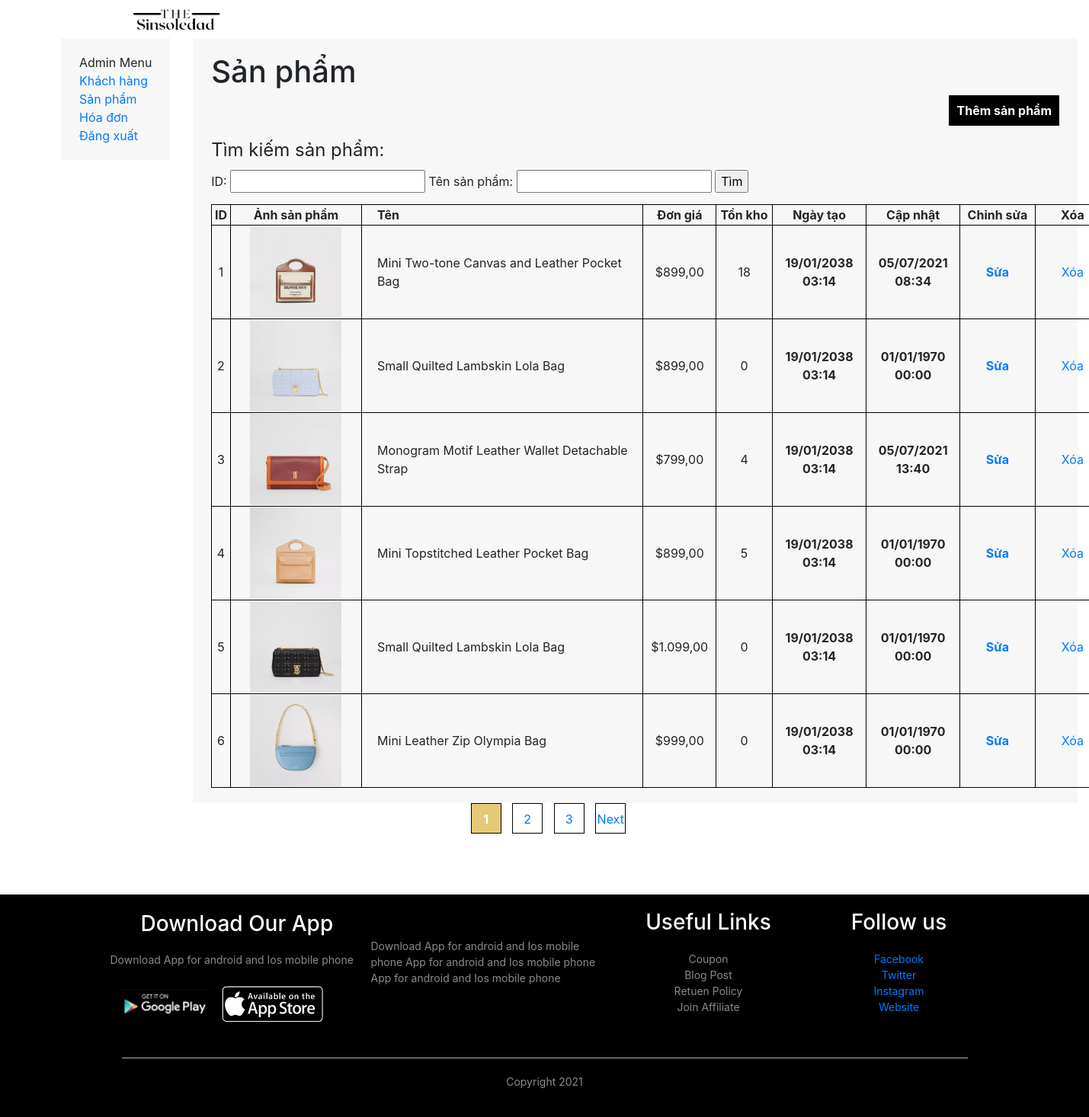
/admin/product.php (signed in), run on the app's committed database.
### tables this page shows
CREATE TABLE `producttbl` (
  `proid` int(11) NOT NULL,
  `proname` varchar(50) NOT NULL,
  `available` int(20) NOT NULL,
  `img` text NOT NULL,
  `second_img` text NOT NULL,
  `proprice` int(11) NOT NULL,
  `rate` float NOT NULL,
  `content` text NOT NULL,
  `created_time` int(11) DEFAULT NULL,
  `last_update` int(11) DEFAULT NULL
);

### admin/product.php (the view, shortened to what this page needs)
<?php
    include 'header.php';
    include '../connect/connect_db.php';
    $config_name = "product";
    $config_title = "sản phẩm";
    if (!empty($_SESSION['current_user'])) {
    $item_per_page = (!empty($_GET['per_page'])) ? $_GET['per_page'] : 6;
    $current_page = (!empty($_GET['page'])) ? $_GET['page'] : 1;
    $offset = ($current_page - 1) * $item_per_page;
    if(!empty($where)){
        $totalRecords = mysqli_query($con, "SELECT * FROM `producttbl` WHERE (".$where.")");
    }else{
        $totalRecords = mysqli_query($con, "SELECT * FROM `producttbl`");
    }
    $totalRecords = $totalRecords->num_rows;
    $totalPages = ceil($totalRecords / $item_per_page);
    if(!empty($where)){
        $products = mysqli_query($con, "SELECT * FROM `producttbl` where (".$where.") ORDER BY `proid` LIMIT " . $item_per_page . " OFFSET " . $offset);
    }else{
        $products = mysqli_query($con, "SELECT * FROM `producttbl` ORDER BY `proid` LIMIT " . $item_per_page . " OFFSET " . $offset);
    }
?>
<div class="container-fluid product-container">
    <div class="row">
        <div class="col-lg-2">
            <div class="side-bar">
            <div class="left-menu">
                <div class="menu-heading">Admin Menu</div>
                    <div class="menu-items">
                        <a href="customer.php">Khách hàng</a>
                        <a href="product.php">Sản phẩm</a>
                        <a href="order.php">Hóa đơn</a>
                        <a href="logout.php">Đăng xuất</a>
                    </div>
                </div>
            </div>
        </div>
        <div class="col-10">
            <div id="cart-form">
                <h1>Sản phẩm</h1>
				<div class="buttons">
                    <a href="./edit_<?=$config_name?>.php">Thêm <?=$config_title?></a>
                </div>
                <div class="listing-search">
                    <form id="<?=$config_name?>-search-form" action="<?=$config_name?>.php?action=search" method="POST">
                        <fieldset>
                            <legend>Tìm kiếm <?=$config_title?>:</legend>
                            ID: <input type="text" name="proid" value="<?=!empty($id)?$id:""?>" />
                            Tên <?=$config_title?>: <input type="text" name="proname" value="<?=!empty($name)?$name:""?>" />
                            <input type="submit" class="" value="Tìm" />
                        </fieldset>
                    </form>
                </div>
                    <table class="product-tbl">
                        <tr>
                            <th class="product-number">ID</th>
                            <th class="product-img">Ảnh sản phẩm</th>
                            <th class="product-name">Tên</th>
                            <th class="product-price">Đơn giá</th>
                            <th class="product-quantity">Tồn kho</th>
                            <th class="created-time">Ngày tạo</th>
                            <th class="last-update">Cập nhật</th>
                            <th class="x-edit">Chỉnh sửa</th>
                            <th class="x-delete">Xóa</th>
                        </tr>
                        <?php
                        if (!empty($products)) {
                            while ($row = mysqli_fetch_array($products)) {
                                ?>
                                <tr>
                                    <td class="product-number"><?= $row['proid']?></td>
                                    <td class="product-img"><img src="../<?= $row['img'] ?>" /></td>
                                    <td class="product-name"><?= $row['proname'] ?></td>
                                    <td class="product-price">$<?= number_format($row['proprice'], 2, ",", ".") ?></td>
                                    <td class="product-quantity"><?= $row['available'] ?></td>
                                    <th class="created-time"><?= date('d/m/Y H:i', $row['created_time']) ?></th>
                                    <th class="last-update"><?= date('d/m/Y H:i', $row['last_update']) ?></th>
                                    <th class="x-edit"><a href="./edit_product.php?id=<?= $row['proid'] ?>">Sửa</a></th>
                                    <td class="x-delete"><a href="./delete_product.php?id=<?= $row['proid'] ?>">Xóa</a></td>
                                </tr>
                                <?php
                            }
                        }?>
                    </table>
            </div>
        </div>
    </div>
    <div class="row">
        <div class="page-btn">
              <?php for ($num = 1; $num <= $totalPages; $num++) { ?>
                  <?php if ($num != $current_page) { ?>
                      <?php if ($num > $current_page - 3 && $num < $current_page + 3) { ?>
                          <a class="page-item" href="?per_page=<?= $item_per_page ?>&page=<?= $num ?>"><?= $num ?></a>
                      <?php } ?>
                  <?php } else { ?>
                      <strong class="current-page page-item"><?= $num ?></strong>
                  <?php } ?>
              <?php } ?>
              <?php
              if ($current_page < $totalPages - 1) {
                  $next_page = $current_page + 1;
                  ?>
                  <a class="page-item" href="?per_page=<?= $item_per_page ?>&page=<?= $next_page ?>">Next</a>
              <?php
              }
                  ?>
        </div>
    </div>
</div>
<?php }?>
<?php if (!empty($_SESSION['current_user'])) { ?>
    <?php include '../assets/inc/footer.php'; ?>
    <?php } ?>

### assets/css/style.css (style rules this page uses)
:root { --light-gray: #2b3032a1; --primary-color: #ffffff; --border: #2b303218; --text-color: #ff686b; --gugi:"Gugi" }
.row { display: flex; align-items: center; flex-wrap: wrap; justify-content: space-around; }
.page-btn { margin: 0 240px 80px; }
.page-item { display: inline-block; border: 1px solid #000000; margin-left: 10px; width: 40px; height: 40px; text-align: center; line-height: 40px; cursor: pointer; text-decoration: none; }
.current-page { background: #e4ca77; color: #FFF; }
table { border-collapse: collapse; width: 980px; }
table a { text-decoration: none!important; }
table, th, td { border: 1px solid black; }
table .product-img img { max-width: 100px; }
table .product-name { width: 300px; padding-left: 20px; }
table .product-img { width: 120px; text-align: center; }
table .product-number { width: 20px; text-align: center; }
table .product-price { width: 60px; text-align: center; }
table .product-quantity { width: 60px; text-align: center; }
#cart-form { background: #f7f7f7; padding: 20px 24px 20px; }
.side-bar { height: 100%; position: fixed; z-index: 1; top: 0; left: 0; overflow-x: hidden; padding-top: 50px; padding-left: 80px; }
.left-menu { background: #f7f7f7; padding: 20px 24px 20px; }
.left-menu a { text-decoration: none!important; display: block; }
.buttons { text-align: right; font-weight: bold; font-size: 16px; margin-bottom: 15px; line-height: 38px; }
.buttons a { color: #FFF; padding: 10px; background: #000; text-decoration: none!important; }
.listing-search { margin-bottom: 15px; }
.product-tbl { width: 1180px; }
.product-tbl .product-img img { max-width: 120px; }
.product-tbl .product-name { width: 300px; padding-left: 20px; }
.product-tbl .product-img { width: 140px; text-align: center; }
.product-tbl .product-number { width: 20px; text-align: center; }
.product-tbl .product-price { width: 60px; text-align: center; }
.product-tbl .product-quantity { width: 60px; text-align: center; }
.created-time { width: 100px; text-align: center; }
.last-update { width: 100px; text-align: center; }
.x-edit { width: 80px; text-align: center; }
.x-delete { width: 80px; text-align: center; }

### data on the page
producttbl: proid "1", img (picture), proname "Mini Two-tone Canvas and Leather Pocket Bag", proprice "899,00", available "18", created_time "19/01/2038 03:14", last_update "05/07/2021 08:34"
producttbl: proid "2", img (picture), proname "Small Quilted Lambskin Lola Bag", proprice "899,00", available "0", created_time "19/01/2038 03:14", last_update "01/01/1970 00:00"
producttbl: proid "3", img (picture), proname "Monogram Motif Leather Wallet Detachable Strap", proprice "799,00", available "4", created_time "19/01/2038 03:14", last_update "05/07/2021 13:40"
producttbl: proid "4", img (picture), proname "Mini Topstitched Leather Pocket Bag", proprice "899,00", available "5", created_time "19/01/2038 03:14", last_update "01/01/1970 00:00"
producttbl: proid "5", img (picture), proname "Small Quilted Lambskin Lola Bag", proprice "1.099,00", available "0", created_time "19/01/2038 03:14", last_update "01/01/1970 00:00"
producttbl: proid "6", img (picture), proname "Mini Leather Zip Olympia Bag", proprice "999,00", available "0", created_time "19/01/2038 03:14", last_update "01/01/1970 00:00"

### other printed values
$config_title "sản phẩm"
